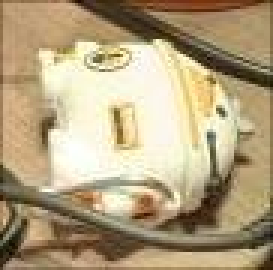
#> input picture DatastructureHomework/PictureTest/FoldingAim.jpg, 91 x 90 px (shown 3 times larger)
$ python -i ImageCutFounctionALL.py   (imports and definitions only)
#> lines starting #> are read from the running program, lines starting #| are printed output that depends on the picture
### DatastructureHomework/ASFunction/ImageFunction.py
import cv2 as cv


'''
Founction test of gaining the picture
Version 1.0
2022.07.17 Made by R.e.
'''


def PicGet(path):
    pictest = cv.imread(path, flags=1)
    return pictest


'''
Founction test of the picture information
Version 1.0
2022.07.17 Made by R.e.
'''


# [7 lines left out: function PicInfo, not called in this run]


'''
Founction test of the picture width and height
Version 1.0
2022.07.18 Made by R.e.
'''


def PicGetWidth(x):
    return x.shape[1]


def PicGetHeight(x):
    return x.shape[0]


'''
Founction test of the Gray Process
Version 2.0
2022.07.19 Made by R.e.
'''


def GrayChanged(x, pic):
    width = PicGetWidth(pic)
    height = PicGetHeight(pic)
    maxgray = 0
    mingray = 100
    w1 = 0.2989
    w2 = 0.5870
    w3 = 0.1140
    for i in range(width):
        for j in range(height):
            r = x.getpixel((i, j))[0]
            g = x.getpixel((i, j))[1]
            b = x.getpixel((i, j))[2]
            gray = r * w1 + g * w2 + b * w3
            if gray > maxgray:
                maxgray = gray
            if gray < mingray:
                mingray = gray
            x.putpixel((i, j), (int(gray), int(gray), int(gray)))
    return [x, maxgray, mingray]


# [5 lines left out: function GetPixelChange, not called in this run]


'''
Basic ImageToGraph function
Version 1.0
2022.07.19 Made by R.e.
'''


def ImageToGraph1(x, pic, g, threshold):
    """
    :param x: Target image must in the type of ImageIO
    :param pic: Use as size estimation
    :param g: Graph
    :param threshold: Man-made parameter
    :return: None
    """
    width = PicGetWidth(pic)
    height = PicGetHeight(pic)
    for i in range(width):
        for j in range(height):
            vertexnum = i * width + j
            g.addVertex(vertexnum)

    for i in range(width - 1):
        for j in range(height - 1):
            row = GetPixelChange(x, i, j)[0]
            column = GetPixelChange(x, i, j)[1]
            bias = GetPixelChange(x, i, j)[2]
            '''
                vertexnum1 — vertexnum2
                    |            |
                    |            |
                    |            |
                vertexnum3 — vertexnum4
            '''
            vertexnum1 = i * width + j
            vertexnum2 = i * width + j + 1
            vertexnum3 = (i + 1) * width + j
            vertexnum4 = (i + 1) * width + j + 1
            '''
            Set a threshold and modified the graph
            '''
            g.addEdge(vertexnum1, vertexnum2, abs(row)) if abs(row) > threshold else g.addEdge(vertexnum1, vertexnum2, 0)
            g.addEdge(vertexnum1, vertexnum3, abs(column)) if abs(column) > threshold else g.addEdge(vertexnum1, vertexnum3, 0)
            g.addEdge(vertexnum1, vertexnum4, abs(bias)) if abs(bias) > threshold else g.addEdge(vertexnum1, vertexnum4, 0)


'''
ImageToGraph function with no threshold
Version 1.0
2022.07.21 Made by R.e.
'''


# [37 lines left out: function ImageToGraph2, not called in this run]

### DatastructureHomework/ASFunction/GraphFunction.py
from ASFunction.VertexFunction import Vertex

'''
Basic graph function
Version 1.0
2022.07.18 Made by R.e.
'''


class Graph:
    def __init__(self):
        self.vertexList = {}
        self.Vertexnum = 0
        self.Edgenum = 0
        self.MSTnum = 0

    def getEgdeNum(self):
        return self.Edgenum

    def getVertexNum(self):
        return self.Vertexnum

    def addVertex(self, vertexID):
        self.Vertexnum += 1
        self.vertexList[vertexID] = Vertex(vertexID)

    # [18 lines left out: functions getVertex, addEdge, delEdge, not called in this run]

    def cost(self, fromVertex, toVertex):
        if fromVertex in self.vertexList:
            if toVertex in self.vertexList[fromVertex].getADJ():
                return self.vertexList[fromVertex].getWeight(toVertex)
        return -1

    # [5 lines left out: function __str__, not called in this run]

### DatastructureHomework/ImageCutFounction/GraphThesis2.py
from ASFunction.ImageFunction import PicGetWidth, PicGetHeight

def FindMin(x1, x2, x3, x4, x5, x6, x7, x8, ori, g):
    thisweight = []
    thisweight.append(abs(g.cost(ori, x1)))
    thisweight.append(abs(g.cost(ori, x2)))
    thisweight.append(abs(g.cost(ori, x3)))
    thisweight.append(abs(g.cost(ori, x4)))
    thisweight.append(abs(g.cost(ori, x5)))
    thisweight.append(abs(g.cost(ori, x6)))
    thisweight.append(abs(g.cost(ori, x7)))
    thisweight.append(abs(g.cost(ori, x8)))
    min = 100
    out = []
    for i in range(8):
        if thisweight[i] < min:
            min = thisweight[i]
    if min == abs(g.cost(ori, x1)) and x1 > 0:
        out.append(x1)
        return [x1, min]
    if min == abs(g.cost(ori, x2)) and x2 > 0:
        out.append(x2)
        return [x2, min]
    if min == abs(g.cost(ori, x3)) and x3 > 0:
        out.append(x3)
        return [x3, min]
    if min == abs(g.cost(ori, x4)) and x4 > 0:
        out.append(x4)
        return [x4, min]
    if min == abs(g.cost(ori, x5)) and x5 > 0:
        out.append(x5)
        return [x5, min]
    if min == abs(g.cost(ori, x6)) and x6 > 0:
        out.append(x6)
        return [x6, min]
    if min == abs(g.cost(ori, x7)) and x7 > 0:
        out.append(x7)
        return [x7, min]
    if min == abs(g.cost(ori, x8)) and x8 > 0:
        out.append(x8)
        return [x8, min]


def GainTree(g, pic, cost, num, treelist, threshold):
    width = PicGetWidth(pic)
    '''
        vertexnum1 — vertexnum2 — vertexnum3
            |            |            |
            |            |            |
            |            |            |
        vertexnum4 — — — i  — — — vertexnum5
            |            |            |
            |            |            |
            |            |            |
        vertexnum6  — vertexnum7 — vertexnum8

    '''
    vnum1 = num - width - 1
    vnum2 = num - width
    vnum3 = num - width + 1
    vnum4 = num - 1
    vnum5 = num + 1
    vnum6 = num + width - 1
    vnum7 = num + width
    vnum8 = num + width + 1
    next = FindMin(vnum1, vnum2, vnum3, vnum4, vnum5, vnum6, vnum7, vnum8, num, g)[0]
    weight = FindMin(vnum1, vnum2, vnum3, vnum4, vnum5, vnum6, vnum7, vnum8, num, g)[1]
    if cost < threshold:
        treelist.append(next)
        cost += weight
        num = next
        GainTree(g, pic, cost, num, treelist, threshold)
    else:
        None


def TestMST(g, pic, num, threshold, cost):
    treelist = []
    treenum = 0
    if cost < threshold:
        GainTree(g, pic, cost, num, treelist, threshold)
        # print(cost)
    else:
        treenum += 1
        treelist = []
        TestMST(g, pic, num, threshold, cost)
    return [treelist, treenum]


def putpixelMST(pic, x, treelist):
    width = PicGetWidth(pic)
    height = PicGetHeight(pic)
    for i in range(len(treelist)):
        yy = treelist[i] % width
        xx = int((treelist[i] - yy) / width)
        if xx < width and yy < height and xx > 0 and yy > 0:
            x.putpixel((xx, yy), (0, 0, 0))

### DatastructureHomework/ImageCutFounction/ImageCutFounctionALL.py
from PIL import Image
from ASFunction.ImageFunction import GrayChanged, ImageToGraph1, PicGet, PicGetWidth, PicGetHeight
from ASFunction.GraphFunction import Graph
from ImageCutFounction.GraphThesis1 import GraphThesis1
from ImageCutFounction.GraphThesis2 import TestMST, putpixelMST
from ImageCutFounction.KMeans import ClusterLabel
from ImageCutFounction.Cluster import Cluster
from ImageCutFounction.SemanticFunction import SemanticImage


'''
The pixel cluster function is tested over
Version 1.0
2022.07.19 Made by R.e.
'''


def Cluster_Pixel_Cut(PATH):
    pictest = PicGet(PATH)  # Picture Init
    x = Image.open(PATH)  # Image Init
    maxgray = GrayChanged(x, pictest)[1]
    mingray = GrayChanged(x, pictest)[2]
    Cluster(x, pictest, maxgray, mingray)  # Test the cluster function


'''
The kmeans cluster function is tested over
Version 2.0
2022.07.22 Made by R.e.
'''


def Cluster_KMeans_Cut(PATH):
    pictest = PicGet(PATH)  # Picture Init
    width = PicGetWidth(pictest)
    height= PicGetHeight(pictest)
    label, clusternum = ClusterLabel(PATH)
    thresholdlist = []
    x = Image.new("RGB", (width, height))
    for i in range(width):
        for j in range(height):
            if int(256 / (label[i][j] + 1)) not in thresholdlist:
                thresholdlist.append(int(256 / (label[i][j] + 1)))
    for i in range(width):
        for j in range(height):
            for k in range(len(thresholdlist)):
                if int(256 / (label[i][j] + 1)) == thresholdlist[k]:
                    r = int(((k+1)/clusternum)*255)
                    g = int(((clusternum-k+1)/clusternum)*255)
                    b = 0
                x.putpixel((i, j), (r, g, b))
    x.save("Cluster2.png")

'''
The GraphThesis1 function is tested over
Version 1.0
2022.07.20 Made by R.e.
'''


def Graph_Simple_Cut(PATH):
    pictest = PicGet(PATH)  # Picture Init
    x = Image.open(PATH)  # Image Init
    g = Graph()  # Graph Init
    threshold = 40  # Threshold Init
    ImageToGraph1(x, pictest, g, threshold)
    out = GraphThesis1(x, pictest, g, threshold)
    return out


'''
The GraphThesis function is tested over(emerge a mask)
Version 2.0
2022.07.22 Made by R.e.
'''


def Graph_Mask_Cut(PATH):
#> called with PATH = '../PictureTest/FoldingAim.jpg'
    pictest = PicGet(PATH)  # Picture Init
#> in PicGet, pictest is the input picture: shape (90, 91, 3); mean B, G, R 126.9, 161.4, 179
    x = Image.open(PATH)  # Image Init
    x = GrayChanged(x, pictest)[0]  # Gray Init
#> in GrayChanged, `width = PicGetWidth(pic)`: width = 91
#> in GrayChanged, `height = PicGetHeight(pic)`: height = 90
#> after the loop in GrayChanged, `for i in range(width):`:
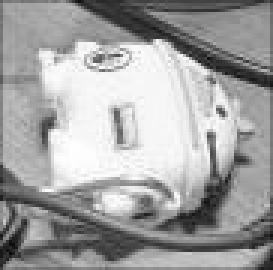
#> x: PIL image 91x90 RGB (shown 3 times larger); min 9, max 254, mean 162.2
#> after the loop in GrayChanged, `for i in range(width):`: maxgray = 254.4; mingray = 9.49
    g = Graph()  # Graph Init
    width = PicGetWidth(pictest)
#> width = 91
    height = PicGetHeight(pictest)
#> height = 90
    ImageToGraph1(x, pictest, g, 20)
#> in ImageToGraph1, `width = PicGetWidth(pic)`: width = 91
#> in ImageToGraph1, `height = PicGetHeight(pic)`: height = 90
#> (the call stopped at in addVertex, `self.vertexList[vertexID] = Vertex(vertexID)`: ASFunction is not available in this run)
    for i in range(width):
        treelist = TestMST(g, pictest, width*i, 1, 0)[0]
        putpixelMST(pictest, x, treelist)
#> this loop made 91 passes
    for i in range(width):
        for j in range(height):
            if x.getpixel((i, j))[0] != 0 and x.getpixel((i, j))[1] != 0 and x.getpixel((i, j))[2] != 0:
                x.putpixel((i, j), (0, 255, 0))
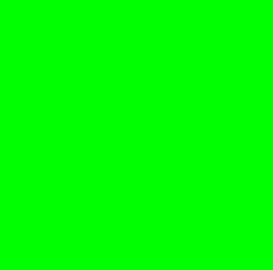
#> x: PIL image 91x90 RGB (shown 3 times larger); mean R, G, B 0, 255, 0
    x.save("Graph2.png")


'''
The Semantic Function function is tested over
Version 1.0
2022.07.22 Made by R.e.
'''


def Semantic_Learning_Cut(PATH1, PATH2):
    SemanticImage(PATH1, PATH2)

>>> result = Graph_Mask_Cut('../PictureTest/FoldingAim.jpg')

$ run again, on DatastructureHomework/PictureTest/FoldingTest.jpg
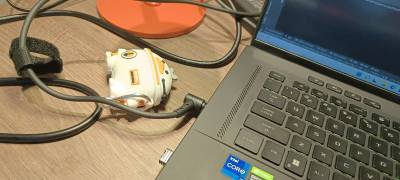
#> input picture DatastructureHomework/PictureTest/FoldingTest.jpg, 400 x 180 px
#> in PicGet, pictest is the input picture: shape (180, 400, 3); mean B, G, R 96.1, 118.3, 132.5
#> in GrayChanged, `width = PicGetWidth(pic)`: width = 400
#> in GrayChanged, `height = PicGetHeight(pic)`: height = 180
#> after the loop in GrayChanged, `for i in range(width):`:
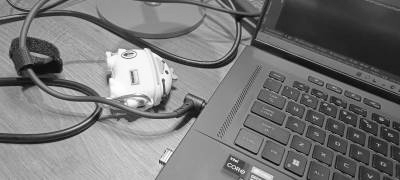
#> x: PIL image 400x180 RGB; min 1, max 254, mean 119.5
#> after the loop in GrayChanged, `for i in range(width):`: maxgray = 255; mingray = 1.79
#> in Graph_Mask_Cut, `width = PicGetWidth(pictest)`: width = 400
#> in Graph_Mask_Cut, `height = PicGetHeight(pictest)`: height = 180
#> in ImageToGraph1, `width = PicGetWidth(pic)`: width = 400
#> in ImageToGraph1, `height = PicGetHeight(pic)`: height = 180
#> the loop in Graph_Mask_Cut, `for i in range(width):` made 400 passes

$ run again, on DatastructureHomework/PictureTest/pictest2.jpg
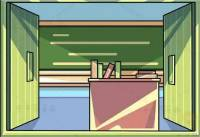
#> input picture DatastructureHomework/PictureTest/pictest2.jpg, 200 x 137 px
#> in PicGet, pictest is the input picture: shape (137, 200, 3); mean B, G, R 120.7, 152.8, 139.2
#> in GrayChanged, `width = PicGetWidth(pic)`: width = 200
#> in GrayChanged, `height = PicGetHeight(pic)`: height = 137
#> after the loop in GrayChanged, `for i in range(width):`:
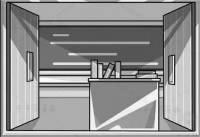
#> x: PIL image 200x137 RGB; min 1, max 253, mean 144.6
#> after the loop in GrayChanged, `for i in range(width):`: maxgray = 253.8; mingray = 1.76
#> in Graph_Mask_Cut, `width = PicGetWidth(pictest)`: width = 200
#> in Graph_Mask_Cut, `height = PicGetHeight(pictest)`: height = 137
#> in ImageToGraph1, `width = PicGetWidth(pic)`: width = 200
#> in ImageToGraph1, `height = PicGetHeight(pic)`: height = 137
#> the loop in Graph_Mask_Cut, `for i in range(width):` made 200 passes
